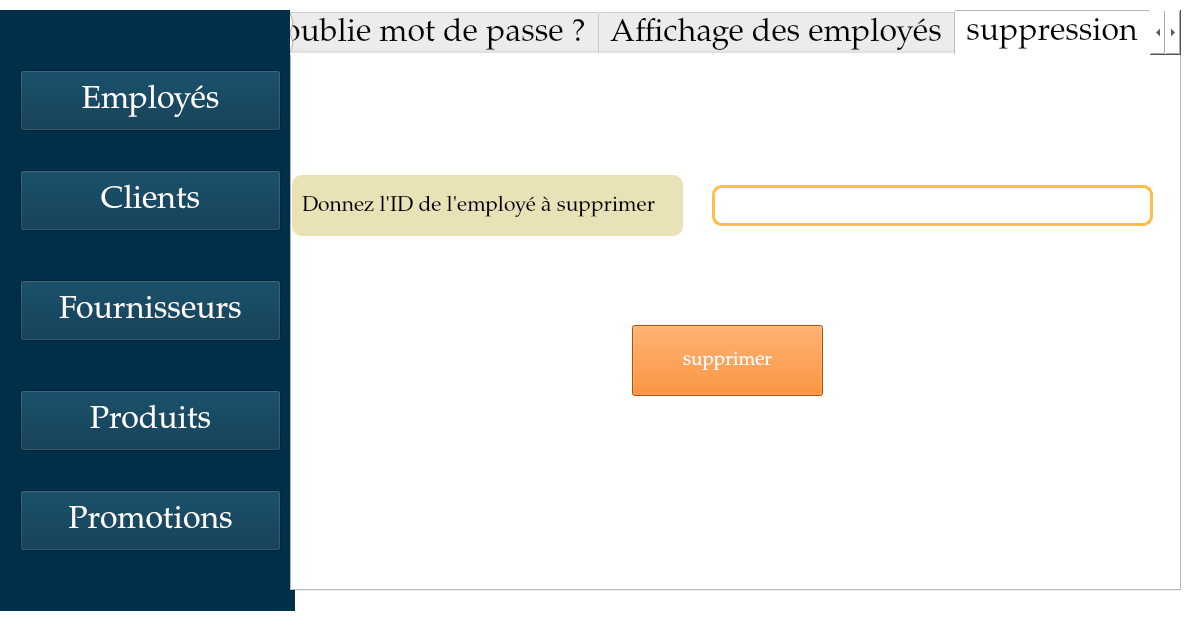
<?xml version="1.0" encoding="UTF-8"?>
<ui version="4.0">
 <class>MainWindow</class>
 <widget class="QMainWindow" name="MainWindow">
  <property name="geometry">
   <rect>
    <x>0</x>
    <y>0</y>
    <width>1202</width>
    <height>639</height>
   </rect>
  </property>
  <property name="contextMenuPolicy">
   <enum>Qt::ActionsContextMenu</enum>
  </property>
  <property name="windowTitle">
   <string>MainWindow</string>
  </property>
  <property name="styleSheet">
   <string notr="true">background-color:#FFFFFF</string>
  </property>
  <widget class="QWidget" name="centralwidget">
   <widget class="QLabel" name="label_2">
    <property name="enabled">
     <bool>true</bool>
    </property>
    <property name="geometry">
     <rect>
      <x>-6</x>
      <y>10</y>
      <width>301</width>
      <height>601</height>
     </rect>
    </property>
    <property name="font">
     <font>
      <family>Palatino Linotype</family>
      <pointsize>24</pointsize>
     </font>
    </property>
    <property name="styleSheet">
     <string notr="true">background-color:#003049;
color:white
</string>
    </property>
    <property name="text">
     <string/>
    </property>
   </widget>
   <widget class="QTabWidget" name="Login">
    <property name="geometry">
     <rect>
      <x>290</x>
      <y>10</y>
      <width>891</width>
      <height>581</height>
     </rect>
    </property>
    <property name="font">
     <font>
      <family>Palatino Linotype</family>
      <pointsize>24</pointsize>
     </font>
    </property>
    <property name="currentIndex">
     <number>4</number>
    </property>
    <widget class="QWidget" name="tab">
     <attribute name="title">
      <string>Login</string>
     </attribute>
     <widget class="QLabel" name="label_7">
      <property name="geometry">
       <rect>
        <x>10</x>
        <y>80</y>
        <width>361</width>
        <height>81</height>
       </rect>
      </property>
      <property name="font">
       <font>
        <family>Palatino Linotype</family>
        <pointsize>24</pointsize>
       </font>
      </property>
      <property name="styleSheet">
       <string notr="true">background-color:#eae2b7;
border-radius: 10px;
padding: 5px;</string>
      </property>
      <property name="text">
       <string>donnez votre identifiant</string>
      </property>
     </widget>
     <widget class="QLabel" name="label_8">
      <property name="geometry">
       <rect>
        <x>0</x>
        <y>240</y>
        <width>401</width>
        <height>81</height>
       </rect>
      </property>
      <property name="font">
       <font>
        <family>Palatino Linotype</family>
        <pointsize>24</pointsize>
       </font>
      </property>
      <property name="styleSheet">
       <string notr="true">background-color:#eae2b7;
border-radius: 10px;
padding: 5px;</string>
      </property>
      <property name="text">
       <string>donnez votre mot de passe</string>
      </property>
     </widget>
     <widget class="QLabel" name="label_9">
      <property name="geometry">
       <rect>
        <x>440</x>
        <y>100</y>
        <width>281</width>
        <height>51</height>
       </rect>
      </property>
      <property name="font">
       <font>
        <family>Palatino Linotype</family>
        <pointsize>24</pointsize>
       </font>
      </property>
      <property name="text">
       <string/>
      </property>
     </widget>
     <widget class="QPushButton" name="pushButton">
      <property name="geometry">
       <rect>
        <x>10</x>
        <y>400</y>
        <width>541</width>
        <height>61</height>
       </rect>
      </property>
      <property name="font">
       <font>
        <family>Palatino Linotype</family>
        <pointsize>24</pointsize>
       </font>
      </property>
      <property name="text">
       <string>Vous avez oublié le mot de passe ?</string>
      </property>
     </widget>
     <widget class="QPushButton" name="pushButton_2">
      <property name="geometry">
       <rect>
        <x>10</x>
        <y>460</y>
        <width>851</width>
        <height>61</height>
       </rect>
      </property>
      <property name="font">
       <font>
        <family>Palatino Linotype</family>
        <pointsize>24</pointsize>
       </font>
      </property>
      <property name="text">
       <string>Désolé cet cet identifiant n'existe pas. Creez une compte</string>
      </property>
     </widget>
     <widget class="QPlainTextEdit" name="plainTextEdit_6">
      <property name="geometry">
       <rect>
        <x>400</x>
        <y>100</y>
        <width>351</width>
        <height>41</height>
       </rect>
      </property>
      <property name="styleSheet">
       <string notr="true">border: 3px solid #fcbf49;
border-radius: 10px;
padding: 5px;</string>
      </property>
     </widget>
     <widget class="QPlainTextEdit" name="plainTextEdit_7">
      <property name="geometry">
       <rect>
        <x>430</x>
        <y>270</y>
        <width>351</width>
        <height>41</height>
       </rect>
      </property>
      <property name="styleSheet">
       <string notr="true">border: 3px solid #fcbf49;
border-radius: 10px;
padding: 5px;</string>
      </property>
     </widget>
     <widget class="QPushButton" name="pushButton_3">
      <property name="geometry">
       <rect>
        <x>300</x>
        <y>330</y>
        <width>261</width>
        <height>61</height>
       </rect>
      </property>
      <property name="font">
       <font>
        <family>Palatino Linotype</family>
        <pointsize>24</pointsize>
       </font>
      </property>
      <property name="styleSheet">
       <string notr="true">
background-color:#F77100;
color: white;
padding: 5px;</string>
      </property>
      <property name="text">
       <string>Login</string>
      </property>
     </widget>
    </widget>
    <widget class="QWidget" name="tab_2">
     <attribute name="title">
      <string>Creer une compte</string>
     </attribute>
     <widget class="QLabel" name="label_12">
      <property name="geometry">
       <rect>
        <x>10</x>
        <y>440</y>
        <width>261</width>
        <height>31</height>
       </rect>
      </property>
      <property name="font">
       <font>
        <family>Palatino Linotype</family>
        <pointsize>16</pointsize>
       </font>
      </property>
      <property name="styleSheet">
       <string notr="true">background-color:#eae2b7;
border-radius: 10px;
padding: 5px;</string>
      </property>
      <property name="text">
       <string>Choisir un identifiant</string>
      </property>
     </widget>
     <widget class="QLabel" name="label_13">
      <property name="geometry">
       <rect>
        <x>0</x>
        <y>60</y>
        <width>71</width>
        <height>51</height>
       </rect>
      </property>
      <property name="font">
       <font>
        <family>Palatino Linotype</family>
        <pointsize>16</pointsize>
       </font>
      </property>
      <property name="styleSheet">
       <string notr="true">background-color:#eae2b7;
border-radius: 10px;
padding: 5px;</string>
      </property>
      <property name="text">
       <string>Nom</string>
      </property>
     </widget>
     <widget class="QLabel" name="label_14">
      <property name="geometry">
       <rect>
        <x>0</x>
        <y>160</y>
        <width>121</width>
        <height>51</height>
       </rect>
      </property>
      <property name="font">
       <font>
        <family>Palatino Linotype</family>
        <pointsize>16</pointsize>
       </font>
      </property>
      <property name="styleSheet">
       <string notr="true">background-color:#eae2b7;
border-radius: 10px;
padding: 5px;</string>
      </property>
      <property name="text">
       <string>Prénom</string>
      </property>
     </widget>
     <widget class="QLabel" name="label_15">
      <property name="geometry">
       <rect>
        <x>0</x>
        <y>260</y>
        <width>211</width>
        <height>51</height>
       </rect>
      </property>
      <property name="font">
       <font>
        <family>Palatino Linotype</family>
        <pointsize>16</pointsize>
       </font>
      </property>
      <property name="styleSheet">
       <string notr="true">background-color:#eae2b7;
border-radius: 10px;
padding: 5px;</string>
      </property>
      <property name="text">
       <string>Date d'embauche</string>
      </property>
     </widget>
     <widget class="QLabel" name="label_16">
      <property name="geometry">
       <rect>
        <x>10</x>
        <y>350</y>
        <width>271</width>
        <height>41</height>
       </rect>
      </property>
      <property name="font">
       <font>
        <family>Palatino Linotype</family>
        <pointsize>16</pointsize>
       </font>
      </property>
      <property name="styleSheet">
       <string notr="true">background-color:#eae2b7;
border-radius: 10px;
padding: 5px;</string>
      </property>
      <property name="text">
       <string>Choisir un mot de passe</string>
      </property>
     </widget>
     <widget class="QPlainTextEdit" name="plainTextEdit_Nom">
      <property name="geometry">
       <rect>
        <x>280</x>
        <y>70</y>
        <width>351</width>
        <height>41</height>
       </rect>
      </property>
      <property name="styleSheet">
       <string notr="true">border: 3px solid #fcbf49;
border-radius: 10px;
padding: 5px;</string>
      </property>
     </widget>
     <widget class="QPlainTextEdit" name="plainTextEdit_Prenom">
      <property name="geometry">
       <rect>
        <x>280</x>
        <y>170</y>
        <width>351</width>
        <height>41</height>
       </rect>
      </property>
      <property name="styleSheet">
       <string notr="true">border: 3px solid #fcbf49;
border-radius: 10px;
padding: 5px;</string>
      </property>
     </widget>
     <widget class="QPlainTextEdit" name="plainTextEdit_Date">
      <property name="geometry">
       <rect>
        <x>280</x>
        <y>260</y>
        <width>351</width>
        <height>41</height>
       </rect>
      </property>
      <property name="styleSheet">
       <string notr="true">border: 3px solid #fcbf49;
border-radius: 10px;
padding: 5px;</string>
      </property>
     </widget>
     <widget class="QPlainTextEdit" name="plainTextEdit_Mot_de_passe">
      <property name="geometry">
       <rect>
        <x>290</x>
        <y>350</y>
        <width>351</width>
        <height>41</height>
       </rect>
      </property>
      <property name="styleSheet">
       <string notr="true">border: 3px solid #fcbf49;
border-radius: 10px;
padding: 5px;</string>
      </property>
     </widget>
     <widget class="QPlainTextEdit" name="plainTextEdit_5">
      <property name="geometry">
       <rect>
        <x>300</x>
        <y>440</y>
        <width>351</width>
        <height>41</height>
       </rect>
      </property>
      <property name="styleSheet">
       <string notr="true">border: 3px solid #fcbf49;
border-radius: 10px;
padding: 5px;</string>
      </property>
     </widget>
     <widget class="QPushButton" name="pushButton_9">
      <property name="geometry">
       <rect>
        <x>670</x>
        <y>250</y>
        <width>201</width>
        <height>51</height>
       </rect>
      </property>
      <property name="font">
       <font>
        <family>Palatino Linotype</family>
        <pointsize>14</pointsize>
       </font>
      </property>
      <property name="styleSheet">
       <string notr="true">
background-color:#F77100;
color: white;
padding: 5px;</string>
      </property>
      <property name="text">
       <string>Créez votre compte</string>
      </property>
     </widget>
    </widget>
    <widget class="QWidget" name="tab_3">
     <attribute name="title">
      <string>oublie mot de passe ?</string>
     </attribute>
     <widget class="QLabel" name="label_17">
      <property name="geometry">
       <rect>
        <x>10</x>
        <y>50</y>
        <width>681</width>
        <height>61</height>
       </rect>
      </property>
      <property name="font">
       <font>
        <family>Palatino Linotype</family>
        <pointsize>16</pointsize>
       </font>
      </property>
      <property name="styleSheet">
       <string notr="true">background-color:#eae2b7;
border-radius: 10px;
padding: 5px;</string>
      </property>
      <property name="text">
       <string>Quelle est la première marque de vêtements que vous avez vendue ?</string>
      </property>
     </widget>
     <widget class="QLabel" name="label_18">
      <property name="geometry">
       <rect>
        <x>10</x>
        <y>170</y>
        <width>431</width>
        <height>51</height>
       </rect>
      </property>
      <property name="font">
       <font>
        <family>Palatino Linotype</family>
        <pointsize>16</pointsize>
       </font>
      </property>
      <property name="styleSheet">
       <string notr="true">background-color:#eae2b7;
border-radius: 10px;
padding: 5px;</string>
      </property>
      <property name="text">
       <string>quel est le nom de votre supérieur direct ?</string>
      </property>
     </widget>
     <widget class="QLabel" name="label_19">
      <property name="geometry">
       <rect>
        <x>10</x>
        <y>280</y>
        <width>561</width>
        <height>51</height>
       </rect>
      </property>
      <property name="font">
       <font>
        <family>Palatino Linotype</family>
        <pointsize>16</pointsize>
       </font>
      </property>
      <property name="styleSheet">
       <string notr="true">background-color:#eae2b7;
border-radius: 10px;
padding: 5px;</string>
      </property>
      <property name="text">
       <string>Quel est le jour de votre embauche dans cette boutique ?</string>
      </property>
     </widget>
     <widget class="QLabel" name="label_20">
      <property name="geometry">
       <rect>
        <x>10</x>
        <y>410</y>
        <width>691</width>
        <height>61</height>
       </rect>
      </property>
      <property name="font">
       <font>
        <family>Palatino Linotype</family>
        <pointsize>16</pointsize>
       </font>
      </property>
      <property name="styleSheet">
       <string notr="true">background-color:#eae2b7;
border-radius: 10px;
padding: 5px;</string>
      </property>
      <property name="text">
       <string>Quelle est la marque de vêtements que vous vendez le plus souvent ?
</string>
      </property>
     </widget>
     <widget class="QPlainTextEdit" name="plainTextEdit_8">
      <property name="geometry">
       <rect>
        <x>10</x>
        <y>120</y>
        <width>521</width>
        <height>41</height>
       </rect>
      </property>
      <property name="styleSheet">
       <string notr="true">border: 3px solid #fcbf49;
border-radius: 10px;
padding: 5px;</string>
      </property>
     </widget>
     <widget class="QPlainTextEdit" name="plainTextEdit_9">
      <property name="geometry">
       <rect>
        <x>20</x>
        <y>230</y>
        <width>521</width>
        <height>41</height>
       </rect>
      </property>
      <property name="styleSheet">
       <string notr="true">border: 3px solid #fcbf49;
border-radius: 10px;
padding: 5px;</string>
      </property>
     </widget>
     <widget class="QPlainTextEdit" name="plainTextEdit_10">
      <property name="geometry">
       <rect>
        <x>20</x>
        <y>350</y>
        <width>521</width>
        <height>41</height>
       </rect>
      </property>
      <property name="styleSheet">
       <string notr="true">border: 3px solid #fcbf49;
border-radius: 10px;
padding: 5px;</string>
      </property>
     </widget>
     <widget class="QPlainTextEdit" name="plainTextEdit_11">
      <property name="geometry">
       <rect>
        <x>10</x>
        <y>480</y>
        <width>521</width>
        <height>41</height>
       </rect>
      </property>
      <property name="styleSheet">
       <string notr="true">border: 3px solid #fcbf49;
border-radius: 10px;
padding: 5px;</string>
      </property>
     </widget>
    </widget>
    <widget class="QWidget" name="widget">
     <attribute name="title">
      <string>Affichage des employés</string>
     </attribute>
     <widget class="QPushButton" name="pushButton_10">
      <property name="geometry">
       <rect>
        <x>230</x>
        <y>10</y>
        <width>391</width>
        <height>71</height>
       </rect>
      </property>
      <property name="font">
       <font>
        <family>Palatino Linotype</family>
        <pointsize>14</pointsize>
       </font>
      </property>
      <property name="styleSheet">
       <string notr="true">
background-color:#F77100;
color: white;
padding: 5px;</string>
      </property>
      <property name="text">
       <string>Afficher la liste des employés</string>
      </property>
     </widget>
     <widget class="QLabel" name="label_21">
      <property name="geometry">
       <rect>
        <x>130</x>
        <y>80</y>
        <width>611</width>
        <height>371</height>
       </rect>
      </property>
      <property name="font">
       <font>
        <family>Palatino Linotype</family>
        <pointsize>16</pointsize>
       </font>
      </property>
      <property name="styleSheet">
       <string notr="true">background-color:#eae2b7;
border-radius: 10px;
padding: 5px;</string>
      </property>
      <property name="text">
       <string/>
      </property>
     </widget>
     <widget class="QPushButton" name="pushButton_11">
      <property name="geometry">
       <rect>
        <x>220</x>
        <y>450</y>
        <width>411</width>
        <height>71</height>
       </rect>
      </property>
      <property name="font">
       <font>
        <family>Palatino Linotype</family>
        <pointsize>14</pointsize>
       </font>
      </property>
      <property name="styleSheet">
       <string notr="true">
background-color:#F77100;
color: white;
padding: 5px;</string>
      </property>
      <property name="text">
       <string>Exporter sous forme PDF</string>
      </property>
     </widget>
    </widget>
    <widget class="QWidget" name="tab_4">
     <attribute name="title">
      <string>suppression</string>
     </attribute>
     <widget class="QLabel" name="label_22">
      <property name="geometry">
       <rect>
        <x>0</x>
        <y>120</y>
        <width>391</width>
        <height>61</height>
       </rect>
      </property>
      <property name="font">
       <font>
        <family>Palatino Linotype</family>
        <pointsize>16</pointsize>
       </font>
      </property>
      <property name="styleSheet">
       <string notr="true">background-color:#eae2b7;
border-radius: 10px;
padding: 5px;</string>
      </property>
      <property name="text">
       <string>Donnez l'ID de l'employé à supprimer</string>
      </property>
     </widget>
     <widget class="QPlainTextEdit" name="plainTextEdit_12">
      <property name="geometry">
       <rect>
        <x>420</x>
        <y>130</y>
        <width>441</width>
        <height>41</height>
       </rect>
      </property>
      <property name="styleSheet">
       <string notr="true">border: 3px solid #fcbf49;
border-radius: 10px;
padding: 5px;</string>
      </property>
     </widget>
     <widget class="QPushButton" name="pushButton_12">
      <property name="geometry">
       <rect>
        <x>340</x>
        <y>270</y>
        <width>191</width>
        <height>71</height>
       </rect>
      </property>
      <property name="font">
       <font>
        <family>Palatino Linotype</family>
        <pointsize>14</pointsize>
       </font>
      </property>
      <property name="styleSheet">
       <string notr="true">
background-color:#F77100;
color: white;
padding: 5px;</string>
      </property>
      <property name="text">
       <string>supprimer</string>
      </property>
     </widget>
    </widget>
    <widget class="QWidget" name="tab_5">
     <attribute name="title">
      <string>Page</string>
     </attribute>
    </widget>
   </widget>
   <widget class="QPushButton" name="pushButton_4">
    <property name="geometry">
     <rect>
      <x>20</x>
      <y>70</y>
      <width>261</width>
      <height>61</height>
     </rect>
    </property>
    <property name="font">
     <font>
      <family>Palatino Linotype</family>
      <pointsize>24</pointsize>
     </font>
    </property>
    <property name="styleSheet">
     <string notr="true">
background-color:#003049;
color: white;
padding: 5px;</string>
    </property>
    <property name="text">
     <string>Employés</string>
    </property>
   </widget>
   <widget class="QPushButton" name="pushButton_5">
    <property name="geometry">
     <rect>
      <x>20</x>
      <y>170</y>
      <width>261</width>
      <height>61</height>
     </rect>
    </property>
    <property name="font">
     <font>
      <family>Palatino Linotype</family>
      <pointsize>24</pointsize>
     </font>
    </property>
    <property name="styleSheet">
     <string notr="true">
background-color:#003049;
color: white;
padding: 5px;</string>
    </property>
    <property name="text">
     <string>Clients</string>
    </property>
   </widget>
   <widget class="QPushButton" name="pushButton_6">
    <property name="geometry">
     <rect>
      <x>20</x>
      <y>280</y>
      <width>261</width>
      <height>61</height>
     </rect>
    </property>
    <property name="font">
     <font>
      <family>Palatino Linotype</family>
      <pointsize>24</pointsize>
     </font>
    </property>
    <property name="styleSheet">
     <string notr="true">
background-color:#003049;
color: white;
padding: 5px;</string>
    </property>
    <property name="text">
     <string>Fournisseurs</string>
    </property>
   </widget>
   <widget class="QPushButton" name="pushButton_7">
    <property name="geometry">
     <rect>
      <x>20</x>
      <y>390</y>
      <width>261</width>
      <height>61</height>
     </rect>
    </property>
    <property name="font">
     <font>
      <family>Palatino Linotype</family>
      <pointsize>24</pointsize>
     </font>
    </property>
    <property name="styleSheet">
     <string notr="true">
background-color:#003049;
color: white;
padding: 5px;</string>
    </property>
    <property name="text">
     <string>Produits</string>
    </property>
   </widget>
   <widget class="QPushButton" name="pushButton_8">
    <property name="geometry">
     <rect>
      <x>20</x>
      <y>490</y>
      <width>261</width>
      <height>61</height>
     </rect>
    </property>
    <property name="font">
     <font>
      <family>Palatino Linotype</family>
      <pointsize>24</pointsize>
     </font>
    </property>
    <property name="styleSheet">
     <string notr="true">
background-color:#003049;
color: white;
padding: 5px;</string>
    </property>
    <property name="text">
     <string>Promotions</string>
    </property>
   </widget>
  </widget>
  <widget class="QMenuBar" name="menubar">
   <property name="geometry">
    <rect>
     <x>0</x>
     <y>0</y>
     <width>1202</width>
     <height>22</height>
    </rect>
   </property>
  </widget>
  <widget class="QStatusBar" name="statusbar"/>
 </widget>
 <resources/>
 <connections/>
</ui>
